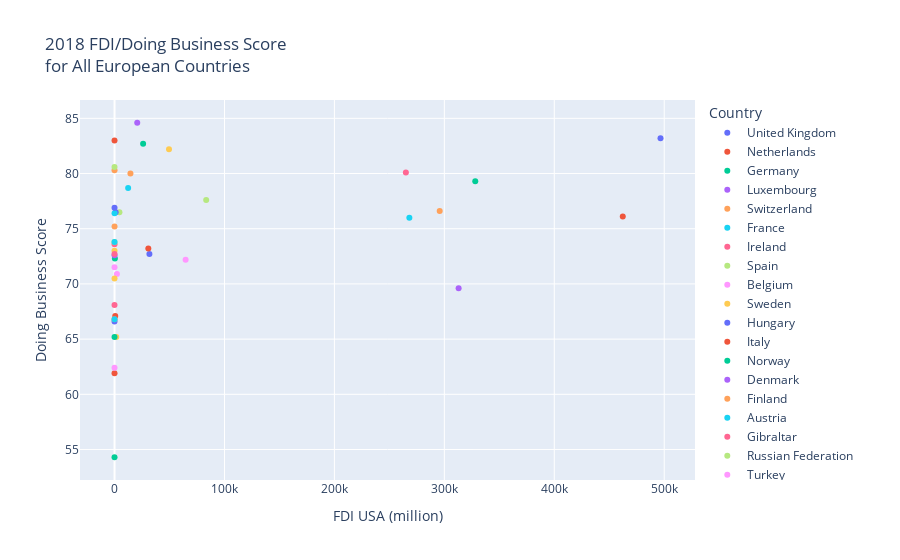

The cell this chart's notebook holds for it:
### Code cell
# create scatter plot showing relationship between FDI and Doing Business Score for all countries
europe_fdi_db_scatter = px.scatter(
    europe_format_name,
    x="FDI USA (million)",
    y="Doing Business Score",
    title="2018 FDI/Doing Business Score<br>for All European Countries",
    color="Country",
)
europe_fdi_db_scatter.write_image("europe_fdi_db_scatter.png")
europe_fdi_db_scatter

### Figure 1 — Plotly figure (JSON) as saved in the notebook; plotly's stock layout.template omitted (floating-point values rounded to 4 significant figures)
{"data": [{"hovertemplate": "Country=United Kingdom<br>FDI USA (million)=%{x}<br>Doing Business Score=%{y}<extra></extra>", "legendgroup": "United Kingdom", "marker": {"color": "#636efa", "symbol": "circle"}, "mode": "markers", "name": "United Kingdom", "orientation": "v", "showlegend": true, "type": "scatter", "x": [496622], "xaxis": "x", "y": [83.2], "yaxis": "y"}, {"hovertemplate": "Country=Netherlands<br>FDI USA (million)=%{x}<br>Doing Business Score=%{y}<extra></extra>", "legendgroup": "Netherlands", "marker": {"color": "#EF553B", "symbol": "circle"}, "mode": "markers", "name": "Netherlands", "orientation": "v", "showlegend": true, "type": "scatter", "x": [462303], "xaxis": "x", "y": [76.1], "yaxis": "y"}, {"hovertemplate": "Country=Germany<br>FDI USA (million)=%{x}<br>Doing Business Score=%{y}<extra></extra>", "legendgroup": "Germany", "marker": {"color": "#00cc96", "symbol": "circle"}, "mode": "markers", "name": "Germany", "orientation": "v", "showlegend": true, "type": "scatter", "x": [328124], "xaxis": "x", "y": [79.3], "yaxis": "y"}, {"hovertemplate": "Country=Luxembourg<br>FDI USA (million)=%{x}<br>Doing Business Score=%{y}<extra></extra>", "legendgroup": "Luxembourg", "marker": {"color": "#ab63fa", "symbol": "circle"}, "mode": "markers", "name": "Luxembourg", "orientation": "v", "showlegend": true, "type": "scatter", "x": [312976], "xaxis": "x", "y": [69.6], "yaxis": "y"}, {"hovertemplate": "Country=Switzerland<br>FDI USA (million)=%{x}<br>Doing Business Score=%{y}<extra></extra>", "legendgroup": "Switzerland", "marker": {"color": "#FFA15A", "symbol": "circle"}, "mode": "markers", "name": "Switzerland", "orientation": "v", "showlegend": true, "type": "scatter", "x": [295783], "xaxis": "x", "y": [76.6], "yaxis": "y"}, {"hovertemplate": "Country=France<br>FDI USA (million)=%{x}<br>Doing Business Score=%{y}<extra></extra>", "legendgroup": "France", "marker": {"color": "#19d3f3", "symbol": "circle"}, "mode": "markers", "name": "France", "orientation": "v", "showlegend": true, "type": "scatter", "x": [268169], "xaxis": "x", "y": [76], "yaxis": "y"}, {"hovertemplate": "Country=Ireland<br>FDI USA (million)=%{x}<br>Doing Business Score=%{y}<extra></extra>", "legendgroup": "Ireland", "marker": {"color": "#FF6692", "symbol": "circle"}, "mode": "markers", "name": "Ireland", "orientation": "v", "showlegend": true, "type": "scatter", "x": [265004], "xaxis": "x", "y": [80.1], "yaxis": "y"}, {"hovertemplate": "Country=Spain<br>FDI USA (million)=%{x}<br>Doing Business Score=%{y}<extra></extra>", "legendgroup": "Spain", "marker": {"color": "#B6E880", "symbol": "circle"}, "mode": "markers", "name": "Spain", "orientation": "v", "showlegend": true, "type": "scatter", "x": [83379], "xaxis": "x", "y": [77.6], "yaxis": "y"}, {"hovertemplate": "Country=Belgium<br>FDI USA (million)=%{x}<br>Doing Business Score=%{y}<extra></extra>", "legendgroup": "Belgium", "marker": {"color": "#FF97FF", "symbol": "circle"}, "mode": "markers", "name": "Belgium", "orientation": "v", "showlegend": true, "type": "scatter", "x": [64661], "xaxis": "x", "y": [72.2], "yaxis": "y"}, {"hovertemplate": "Country=Sweden<br>FDI USA (million)=%{x}<br>Doing Business Score=%{y}<extra></extra>", "legendgroup": "Sweden", "marker": {"color": "#FECB52", "symbol": "circle"}, "mode": "markers", "name": "Sweden", "orientation": "v", "showlegend": true, "type": "scatter", "x": [49546], "xaxis": "x", "y": [82.2], "yaxis": "y"}, {"hovertemplate": "Country=Hungary<br>FDI USA (million)=%{x}<br>Doing Business Score=%{y}<extra></extra>", "legendgroup": "Hungary", "marker": {"color": "#636efa", "symbol": "circle"}, "mode": "markers", "name": "Hungary", "orientation": "v", "showlegend": true, "type": "scatter", "x": [31730], "xaxis": "x", "y": [72.7], "yaxis": "y"}, {"hovertemplate": "Country=Italy<br>FDI USA (million)=%{x}<br>Doing Business Score=%{y}<extra></extra>", "legendgroup": "Italy", "marker": {"color": "#EF553B", "symbol": "circle"}, "mode": "markers", "name": "Italy", "orientation": "v", "showlegend": true, "type": "scatter", "x": [30749], "xaxis": "x", "y": [73.2], "yaxis": "y"}, {"hovertemplate": "Country=Norway<br>FDI USA (million)=%{x}<br>Doing Business Score=%{y}<extra></extra>", "legendgroup": "Norway", "marker": {"color": "#00cc96", "symbol": "circle"}, "mode": "markers", "name": "Norway", "orientation": "v", "showlegend": true, "type": "scatter", "x": [26007], "xaxis": "x", "y": [82.7], "yaxis": "y"}, {"hovertemplate": "Country=Denmark<br>FDI USA (million)=%{x}<br>Doing Business Score=%{y}<extra></extra>", "legendgroup": "Denmark", "marker": {"color": "#ab63fa", "symbol": "circle"}, "mode": "markers", "name": "Denmark", "orientation": "v", "showlegend": true, "type": "scatter", "x": [20654], "xaxis": "x", "y": [84.6], "yaxis": "y"}, {"hovertemplate": "Country=Finland<br>FDI USA (million)=%{x}<br>Doing Business Score=%{y}<extra></extra>", "legendgroup": "Finland", "marker": {"color": "#FFA15A", "symbol": "circle"}, "mode": "markers", "name": "Finland", "orientation": "v", "showlegend": true, "type": "scatter", "x": [14464], "xaxis": "x", "y": [80], "yaxis": "y"}, {"hovertemplate": "Country=Austria<br>FDI USA (million)=%{x}<br>Doing Business Score=%{y}<extra></extra>", "legendgroup": "Austria", "marker": {"color": "#19d3f3", "symbol": "circle"}, "mode": "markers", "name": "Austria", "orientation": "v", "showlegend": true, "type": "scatter", "x": [12392], "xaxis": "x", "y": [78.7], "yaxis": "y"}, {"hovertemplate": "Country=Gibraltar<br>FDI USA (million)=%{x}<br>Doing Business Score=%{y}<extra></extra>", "legendgroup": "Gibraltar", "marker": {"color": "#FF6692", "symbol": "circle"}, "mode": "markers", "name": "Gibraltar", "orientation": "v", "showlegend": true, "type": "scatter", "x": [9367], "xaxis": "x", "y": [null], "yaxis": "y"}, {"hovertemplate": "Country=Russian Federation<br>FDI USA (million)=%{x}<br>Doing Business Score=%{y}<extra></extra>", "legendgroup": "Russian Federation", "marker": {"color": "#B6E880", "symbol": "circle"}, "mode": "markers", "name": "Russian Federation", "orientation": "v", "showlegend": true, "type": "scatter", "x": [4455], "xaxis": "x", "y": [76.5], "yaxis": "y"}, {"hovertemplate": "Country=Turkey<br>FDI USA (million)=%{x}<br>Doing Business Score=%{y}<extra></extra>", "legendgroup": "Turkey", "marker": {"color": "#FF97FF", "symbol": "circle"}, "mode": "markers", "name": "Turkey", "orientation": "v", "showlegend": true, "type": "scatter", "x": [2175], "xaxis": "x", "y": [70.9], "yaxis": "y"}, {"hovertemplate": "Country=Malta<br>FDI USA (million)=%{x}<br>Doing Business Score=%{y}<extra></extra>", "legendgroup": "Malta", "marker": {"color": "#FECB52", "symbol": "circle"}, "mode": "markers", "name": "Malta", "orientation": "v", "showlegend": true, "type": "scatter", "x": [1557], "xaxis": "x", "y": [65.2], "yaxis": "y"}, {"hovertemplate": "Country=Portugal<br>FDI USA (million)=%{x}<br>Doing Business Score=%{y}<extra></extra>", "legendgroup": "Portugal", "marker": {"color": "#636efa", "symbol": "circle"}, "mode": "markers", "name": "Portugal", "orientation": "v", "showlegend": true, "type": "scatter", "x": [1056], "xaxis": "x", "y": [76.5], "yaxis": "y"}, {"hovertemplate": "Country=Greece<br>FDI USA (million)=%{x}<br>Doing Business Score=%{y}<extra></extra>", "legendgroup": "Greece", "marker": {"color": "#EF553B", "symbol": "circle"}, "mode": "markers", "name": "Greece", "orientation": "v", "showlegend": true, "type": "scatter", "x": [639], "xaxis": "x", "y": [67.1], "yaxis": "y"}, {"hovertemplate": "Country=Cyprus<br>FDI USA (million)=%{x}<br>Doing Business Score=%{y}<extra></extra>", "legendgroup": "Cyprus", "marker": {"color": "#00cc96", "symbol": "circle"}, "mode": "markers", "name": "Cyprus", "orientation": "v", "showlegend": true, "type": "scatter", "x": [323], "xaxis": "x", "y": [72.3], "yaxis": "y"}, {"hovertemplate": "Country=Croatia<br>FDI USA (million)=%{x}<br>Doing Business Score=%{y}<extra></extra>", "legendgroup": "Croatia", "marker": {"color": "#ab63fa", "symbol": "circle"}, "mode": "markers", "name": "Croatia", "orientation": "v", "showlegend": true, "type": "scatter", "x": [19], "xaxis": "x", "y": [72.6], "yaxis": "y"}, {"hovertemplate": "Country=Slovak Republic<br>FDI USA (million)=%{x}<br>Doing Business Score=%{y}<extra></extra>", "legendgroup": "Slovak Republic", "marker": {"color": "#FFA15A", "symbol": "circle"}, "mode": "markers", "name": "Slovak Republic", "orientation": "v", "showlegend": true, "type": "scatter", "x": [14], "xaxis": "x", "y": [75.2], "yaxis": "y"}, {"hovertemplate": "Country=Slovenia<br>FDI USA (million)=%{x}<br>Doing Business Score=%{y}<extra></extra>", "legendgroup": "Slovenia", "marker": {"color": "#19d3f3", "symbol": "circle"}, "mode": "markers", "name": "Slovenia", "orientation": "v", "showlegend": true, "type": "scatter", "x": [6], "xaxis": "x", "y": [76.4], "yaxis": "y"}, {"hovertemplate": "Country=Belarus<br>FDI USA (million)=%{x}<br>Doing Business Score=%{y}<extra></extra>", "legendgroup": "Belarus", "marker": {"color": "#FF6692", "symbol": "circle"}, "mode": "markers", "name": "Belarus", "orientation": "v", "showlegend": true, "type": "scatter", "x": [4], "xaxis": "x", "y": [73.6], "yaxis": "y"}, {"hovertemplate": "Country=Serbia<br>FDI USA (million)=%{x}<br>Doing Business Score=%{y}<extra></extra>", "legendgroup": "Serbia", "marker": {"color": "#B6E880", "symbol": "circle"}, "mode": "markers", "name": "Serbia", "orientation": "v", "showlegend": true, "type": "scatter", "x": [3], "xaxis": "x", "y": [73.8], "yaxis": "y"}, {"hovertemplate": "Country=Armenia<br>FDI USA (million)=%{x}<br>Doing Business Score=%{y}<extra></extra>", "legendgroup": "Armenia", "marker": {"color": "#FF97FF", "symbol": "circle"}, "mode": "markers", "name": "Armenia", "orientation": "v", "showlegend": true, "type": "scatter", "x": [3], "xaxis": "x", "y": [71.5], "yaxis": "y"}, {"hovertemplate": "Country=Romania<br>FDI USA (million)=%{x}<br>Doing Business Score=%{y}<extra></extra>", "legendgroup": "Romania", "marker": {"color": "#FECB52", "symbol": "circle"}, "mode": "markers", "name": "Romania", "orientation": "v", "showlegend": true, "type": "scatter", "x": [3], "xaxis": "x", "y": [73], "yaxis": "y"}, {"hovertemplate": "Country=Uzbekistan<br>FDI USA (million)=%{x}<br>Doing Business Score=%{y}<extra></extra>", "legendgroup": "Uzbekistan", "marker": {"color": "#636efa", "symbol": "circle"}, "mode": "markers", "name": "Uzbekistan", "orientation": "v", "showlegend": true, "type": "scatter", "x": [0], "xaxis": "x", "y": [66.6], "yaxis": "y"}, {"hovertemplate": "Country=San Marino<br>FDI USA (million)=%{x}<br>Doing Business Score=%{y}<extra></extra>", "legendgroup": "San Marino", "marker": {"color": "#EF553B", "symbol": "circle"}, "mode": "markers", "name": "San Marino", "orientation": "v", "showlegend": true, "type": "scatter", "x": [0], "xaxis": "x", "y": [61.9], "yaxis": "y"}, {"hovertemplate": "Country=Tajikistan<br>FDI USA (million)=%{x}<br>Doing Business Score=%{y}<extra></extra>", "legendgroup": "Tajikistan", "marker": {"color": "#00cc96", "symbol": "circle"}, "mode": "markers", "name": "Tajikistan", "orientation": "v", "showlegend": true, "type": "scatter", "x": [0], "xaxis": "x", "y": [54.3], "yaxis": "y"}, {"hovertemplate": "Country=Turkmenistan<br>FDI USA (million)=%{x}<br>Doing Business Score=%{y}<extra></extra>", "legendgroup": "Turkmenistan", "marker": {"color": "#ab63fa", "symbol": "circle"}, "mode": "markers", "name": "Turkmenistan", "orientation": "v", "showlegend": true, "type": "scatter", "x": [0], "xaxis": "x", "y": [null], "yaxis": "y"}, {"hovertemplate": "Country=Albania<br>FDI USA (million)=%{x}<br>Doing Business Score=%{y}<extra></extra>", "legendgroup": "Albania", "marker": {"color": "#FFA15A", "symbol": "circle"}, "mode": "markers", "name": "Albania", "orientation": "v", "showlegend": true, "type": "scatter", "x": [0], "xaxis": "x", "y": [66.8], "yaxis": "y"}, {"hovertemplate": "Country=Montenegro<br>FDI USA (million)=%{x}<br>Doing Business Score=%{y}<extra></extra>", "legendgroup": "Montenegro", "marker": {"color": "#19d3f3", "symbol": "circle"}, "mode": "markers", "name": "Montenegro", "orientation": "v", "showlegend": true, "type": "scatter", "x": [0], "xaxis": "x", "y": [73.8], "yaxis": "y"}, {"hovertemplate": "Country=Moldova<br>FDI USA (million)=%{x}<br>Doing Business Score=%{y}<extra></extra>", "legendgroup": "Moldova", "marker": {"color": "#FF6692", "symbol": "circle"}, "mode": "markers", "name": "Moldova", "orientation": "v", "showlegend": true, "type": "scatter", "x": [0], "xaxis": "x", "y": [72.7], "yaxis": "y"}, {"hovertemplate": "Country=Andorra<br>FDI USA (million)=%{x}<br>Doing Business Score=%{y}<extra></extra>", "legendgroup": "Andorra", "marker": {"color": "#B6E880", "symbol": "circle"}, "mode": "markers", "name": "Andorra", "orientation": "v", "showlegend": true, "type": "scatter", "x": [0], "xaxis": "x", "y": [null], "yaxis": "y"}, {"hovertemplate": "Country=Kyrgyz Republic<br>FDI USA (million)=%{x}<br>Doing Business Score=%{y}<extra></extra>", "legendgroup": "Kyrgyz Republic", "marker": {"color": "#FF97FF", "symbol": "circle"}, "mode": "markers", "name": "Kyrgyz Republic", "orientation": "v", "showlegend": true, "type": "scatter", "x": [0], "xaxis": "x", "y": [62.4], "yaxis": "y"}, {"hovertemplate": "Country=Kosovo<br>FDI USA (million)=%{x}<br>Doing Business Score=%{y}<extra></extra>", "legendgroup": "Kosovo", "marker": {"color": "#FECB52", "symbol": "circle"}, "mode": "markers", "name": "Kosovo", "orientation": "v", "showlegend": true, "type": "scatter", "x": [0], "xaxis": "x", "y": [70.5], "yaxis": "y"}, {"hovertemplate": "Country=Kazakhstan<br>FDI USA (million)=%{x}<br>Doing Business Score=%{y}<extra></extra>", "legendgroup": "Kazakhstan", "marker": {"color": "#636efa", "symbol": "circle"}, "mode": "markers", "name": "Kazakhstan", "orientation": "v", "showlegend": true, "type": "scatter", "x": [0], "xaxis": "x", "y": [76.9], "yaxis": "y"}, {"hovertemplate": "Country=Georgia<br>FDI USA (million)=%{x}<br>Doing Business Score=%{y}<extra></extra>", "legendgroup": "Georgia", "marker": {"color": "#EF553B", "symbol": "circle"}, "mode": "markers", "name": "Georgia", "orientation": "v", "showlegend": true, "type": "scatter", "x": [0], "xaxis": "x", "y": [83], "yaxis": "y"}, {"hovertemplate": "Country=Bosnia and Herzegovina<br>FDI USA (million)=%{x}<br>Doing Business Score=%{y}<extra></extra>", "legendgroup": "Bosnia and Herzegovina", "marker": {"color": "#00cc96", "symbol": "circle"}, "mode": "markers", "name": "Bosnia and Herzegovina", "orientation": "v", "showlegend": true, "type": "scatter", "x": [0], "xaxis": "x", "y": [65.2], "yaxis": "y"}, {"hovertemplate": "Country=Vatican City<br>FDI USA (million)=%{x}<br>Doing Business Score=%{y}<extra></extra>", "legendgroup": "Vatican City", "marker": {"color": "#ab63fa", "symbol": "circle"}, "mode": "markers", "name": "Vatican City", "orientation": "v", "showlegend": true, "type": "scatter", "x": [0], "xaxis": "x", "y": [null], "yaxis": "y"}, {"hovertemplate": "Country=North Macedonia<br>FDI USA (million)=%{x}<br>Doing Business Score=%{y}<extra></extra>", "legendgroup": "North Macedonia", "marker": {"color": "#FFA15A", "symbol": "circle"}, "mode": "markers", "name": "North Macedonia", "orientation": "v", "showlegend": true, "type": "scatter", "x": [-1], "xaxis": "x", "y": [80.3], "yaxis": "y"}, {"hovertemplate": "Country=Azerbaijan<br>FDI USA (million)=%{x}<br>Doing Business Score=%{y}<extra></extra>", "legendgroup": "Azerbaijan", "marker": {"color": "#19d3f3", "symbol": "circle"}, "mode": "markers", "name": "Azerbaijan", "orientation": "v", "showlegend": true, "type": "scatter", "x": [-2], "xaxis": "x", "y": [66.8], "yaxis": "y"}, {"hovertemplate": "Country=Ukraine<br>FDI USA (million)=%{x}<br>Doing Business Score=%{y}<extra></extra>", "legendgroup": "Ukraine", "marker": {"color": "#FF6692", "symbol": "circle"}, "mode": "markers", "name": "Ukraine", "orientation": "v", "showlegend": true, "type": "scatter", "x": [-3], "xaxis": "x", "y": [68.1], "yaxis": "y"}, {"hovertemplate": "Country=Lithuania<br>FDI USA (million)=%{x}<br>Doing Business Score=%{y}<extra></extra>", "legendgroup": "Lithuania", "marker": {"color": "#B6E880", "symbol": "circle"}, "mode": "markers", "name": "Lithuania", "orientation": "v", "showlegend": true, "type": "scatter", "x": [-4], "xaxis": "x", "y": [80.6], "yaxis": "y"}, {"hovertemplate": "Country=Monaco<br>FDI USA (million)=%{x}<br>Doing Business Score=%{y}<extra></extra>", "legendgroup": "Monaco", "marker": {"color": "#FF97FF", "symbol": "circle"}, "mode": "markers", "name": "Monaco", "orientation": "v", "showlegend": true, "type": "scatter", "x": [-26], "xaxis": "x", "y": [null], "yaxis": "y"}], "layout": {"autosize": true, "legend": {"title": {"text": "Country"}, "tracegroupgap": 0}, "title": {"text": "2018 FDI/Doing Business Score<br>for All European Countries"}, "xaxis": {"anchor": "y", "autorange": true, "domain": [0, 1], "range": [-30690.0, 527300.0], "title": {"text": "FDI USA (million)"}, "type": "linear"}, "yaxis": {"anchor": "x", "autorange": true, "domain": [0, 1], "range": [52.08, 86.82], "title": {"text": "Doing Business Score"}, "type": "linear"}}}
